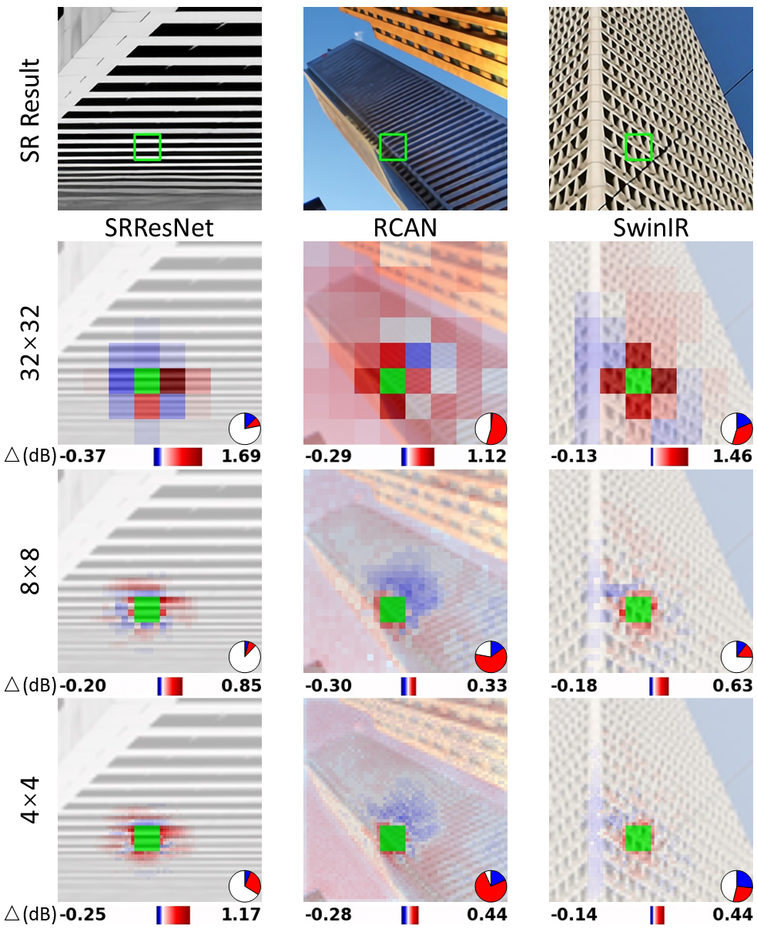
#> input picture Different_size_Rebuttal.png, 757 x 932 px, shrunk from 983 x 1209 before the run; its folder holds only this picture in this run
$ python -i utils.py   (imports and definitions only)
#> lines starting #> are read from the running program, lines starting #| are printed output that depends on the picture
import os,re
from PIL import Image
import torchvision
import random
import cv2
import numpy as np

IMG_EXTENSIONS = ['jpg', 'jpeg', 'png', 'ppm', 'bmp', 'pgm']

# [6 lines left out: function extract_first_number_from_image_name, not called in this run]

class RainGenerator:
    rain_cfg_dict = {
        "small": {
            "amount": [0.002, 0.004],
            "width": [1, 3],
            "prob": [0.5, 0.5],
            "length": [25, 35],
            "angle": [-10, 10],
        },
        "medium": {
            "amount": [0.005, 0.007],
            "width": [3, 5, 7],
            "prob": [0.25, 0.5, 0.25],
            "length": [35, 45],
            "angle": [-30, 30],
        },
        "large": {
            "amount": [0.008, 0.010],
            "width": [7, 9],
            "prob": [0.5, 0.5],
            "length": [45, 55],
            "angle": [-60, 60],
        },
        "random": {
            "amount": [0.002, 0.010],
            "width": [1, 3, 5, 7, 9],
            "prob": [0.2, 0.2, 0.2, 0.2, 0.2],
            "length": [25, 55],
            "angle": [-60, 60],
        },
    }

    def __init__(self, seed=None, beta=[0.6, 1.0], rain_types=["medium"], rain_cfg=None):
        self.seed = seed
        self.rain_types = rain_types
        self.rain_cfg = rain_cfg
        self.beta = beta
        self._set_seed()

    def _set_seed(self):
        if self.seed is not None:
            np.random.seed(self.seed)
            random.seed(self.seed)
            cv2.setRNGSeed(self.seed)

    def __call__(self, img):
        if self.rain_types:
            assert (
                self.rain_cfg is None
            ), "rain_cfg must be null as rain_types are given"
            rain_type = random.choice(self.rain_types)
        else:
            assert self.rain_cfg, "rain_cfg must be given as rain_types are null"
            rain_type = None
        beta = np.random.uniform(self.beta[0], self.beta[1])
        rain,img_rain = self.add_rain(img, beta, rain_type, self.rain_cfg)
        return beta, rain, img_rain

    def get_noise(self, img, amount):
        """
        生成噪声图像
        >>> 输入:
            img: 图像
            amount: 大小控制雨滴的多少
        >>> 输出:
            图像大小的模糊噪声图像
        """

        noise = np.random.uniform(0, 256, img.shape[0:2])
        # 控制噪声水平，取浮点数，只保留最大的一部分作为噪声
        v = 256 - amount * 256  # 百分之多少的像素是雨的中心
        noise[np.where(noise < v)] = 0
        # 噪声做初次模糊
        k = np.array([[0, 0.1, 0], [0.1, 8, 0.1], [0, 0.1, 0]])
        noise = cv2.filter2D(noise, -1, k)
        return noise

    def get_rain_blur(self, noise, length=10, angle=0, width=1):
        """
        将噪声加上运动模糊以模仿雨滴
        >>> 输入:
            noise: 输入噪声图, shape = img.shape[0:2]
            length: 对角矩阵大小, 表示雨滴的长度
            angle: 倾斜的角度, 逆时针为正
            width: 雨滴大小
        >>> 输出:
            带模糊的噪声
        """

        # 由于对角阵自带45度的倾斜，逆时针为正，所以加了-45度的误差，保证开始为正
        trans = cv2.getRotationMatrix2D(
            ((length - 1) / 2, (length - 1) / 2), angle - 45, 1
        )
        dig = np.diag(np.ones(length))  # 生成对焦矩阵
        k = cv2.warpAffine(dig, trans, (length, length))  # 生成模糊核
        k = cv2.GaussianBlur(k, (width, width), 0)  # 高斯模糊这个旋转后的对角核，使得雨有宽度

        # k = k / length  # 是否归一化

        blurred = cv2.filter2D(noise, -1, k)  # 用刚刚得到的旋转后的核，进行滤波

        # 转换到0-255区间
        cv2.normalize(blurred, blurred, 0, 255, cv2.NORM_MINMAX)
        blurred = np.array(blurred, dtype=np.uint8)

        rain = np.expand_dims(blurred, 2)
        blurred = np.repeat(rain, 3, 2)

        return blurred

    def add_rain(self, img, beta, rain_type, rain_cfg):
        """
        在一张图像中加入雨
        >>> 输入:
            img: 图像
            rain_type: 雨的类型
            beta: 雨的权重
        >>> 输出:
            rain: 雨图
            img_rain: 带雨的图像
        """
        if rain_type:
            assert rain_cfg is None, "rain_cfg must be null as rain_type is given"
            rain_cfg = self.rain_cfg_dict[rain_type]
        amount = rain_cfg["amount"]
        width = rain_cfg["width"]
        prob = rain_cfg["prob"]
        length = rain_cfg["length"]
        # for angle:
        # option 1: [lower, upper]
        # option 2: [[lower1, upper1], [lower2, upper2], ...]
        angle = rain_cfg["angle"]
        if not isinstance(angle[0], int):
            angle = random.choice(angle)

        amount = np.random.uniform(amount[0], amount[1])  # 雨线数目, [0, 1]
        width = np.random.choice(width, p=prob)  # 粗细
        length = np.random.randint(length[0], length[1] + 1)  # 长度
        angle = np.random.randint(angle[0], angle[1] + 1)  # 角度

        noise = self.get_noise(img, amount=amount)
        rain = self.get_rain_blur(noise, length=length, angle=angle, width=width)
        img_rain = cv2.addWeighted(img, 1, rain, beta=beta, gamma=0)

        return rain, img_rain


# [23 lines left out: functions set_val_seed, get_mask, not called in this run]


def mkdir(path):
    if not os.path.exists(path):
        os.makedirs(path)


# [23 lines left out: functions pil_loader, load_as_tensor, not called in this run]


def PIL2Tensor(pil_image):
    return torchvision.transforms.functional.to_tensor(pil_image)


# [28 lines left out: functions Tensor2PIL, _is_image_file, image_files, not called in this run]


def split_to_batches(l, n):
    for i in range(0, len(l), n):
        yield l[i:i + n]


# [34 lines left out: functions _sigmoid_to_tanh, _tanh_to_sigmoid, _add_batch_one, _remove_batch, not called in this run]

def mod_crop(tensor, scale=4):
    B, C, H, W = tensor.shape
    return tensor[:, :, :H-H % scale, :W-W % scale]

>>> import cv2
>>> picture = cv2.imread('../../Different_size_Rebuttal.png')
#> picture is the input picture: shape (932, 757, 3); mean B, G, R 198, 196.8, 203.2
>>> result = RainGenerator()(picture)
#> in add_rain, `noise = self.get_noise(img, amount=amount)`:
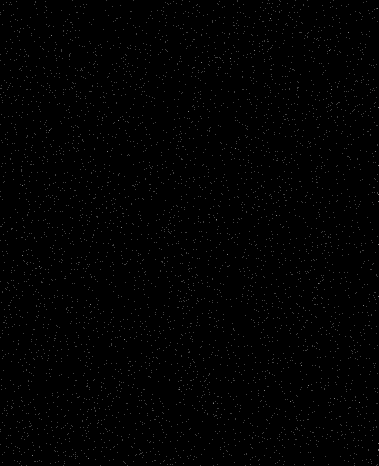
#> noise: shape (932, 757) float64 (shown at 1/2 size); min 0, max 2073.3, mean 14; drawn with min black and max white
#> in get_rain_blur, `blurred = cv2.filter2D(noise, -1, k)`:
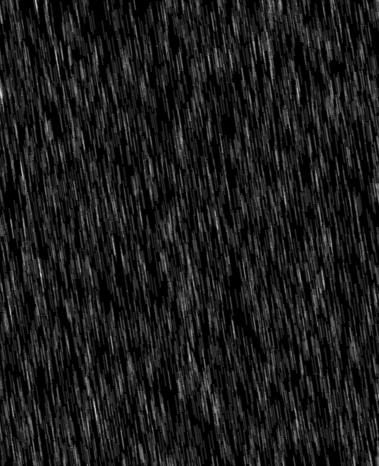
#> blurred: shape (932, 757) float64 (shown at 1/2 size); min -6.82e-13, max 3566.9, mean 382.4; drawn with min black and max white
#> in add_rain, `img_rain = cv2.addWeighted(img, 1, rain, beta=beta, gamma=0)`:
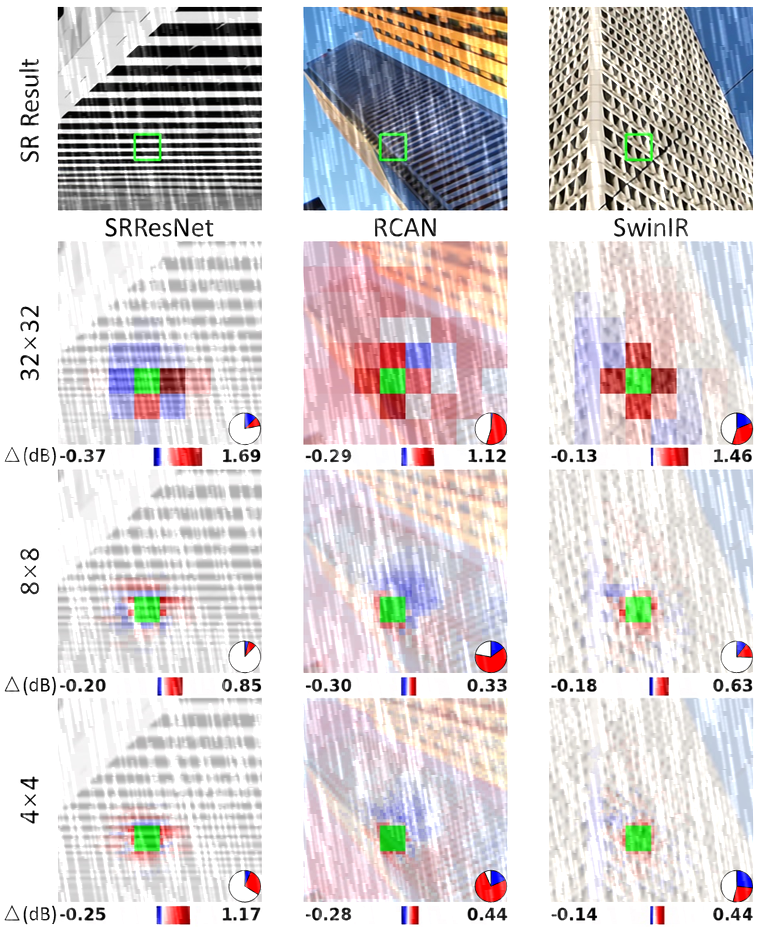
#> img_rain: shape (932, 757, 3); mean B, G, R 211.7, 210.7, 216.2

$ run again, on Flickr.png
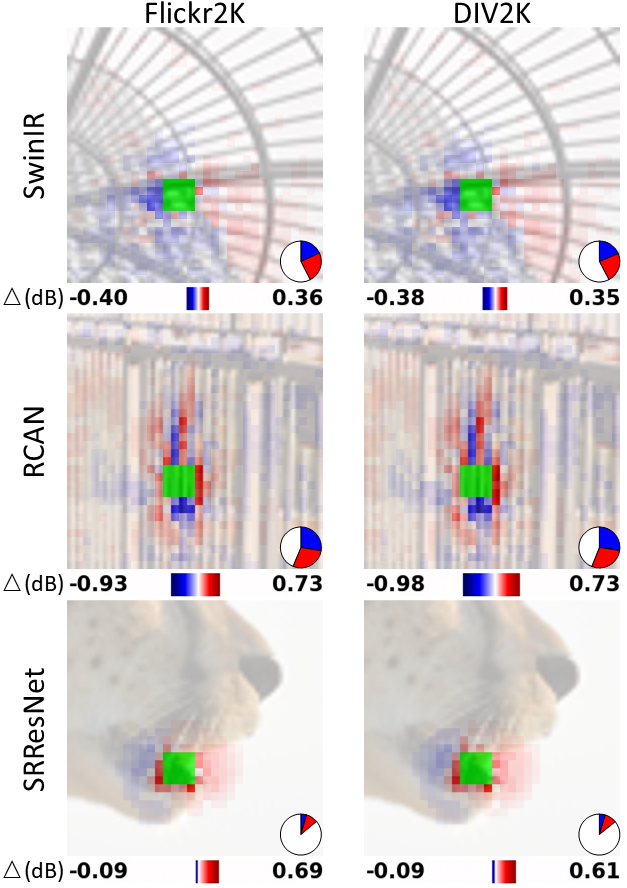
#> input picture Flickr.png, 627 x 888 px
#> picture is the input picture: shape (888, 627, 3); mean B, G, R 215.2, 215.5, 220.6
#> in get_rain_blur, `blurred = cv2.filter2D(noise, -1, k)`:
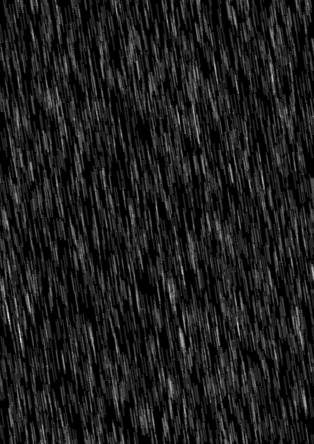
#> blurred: shape (888, 627) float64 (shown at 1/2 size); min -6.82e-13, max 3318.1, mean 379.7; drawn with min black and max white
#> in add_rain, `img_rain = cv2.addWeighted(img, 1, rain, beta=beta, gamma=0)`:
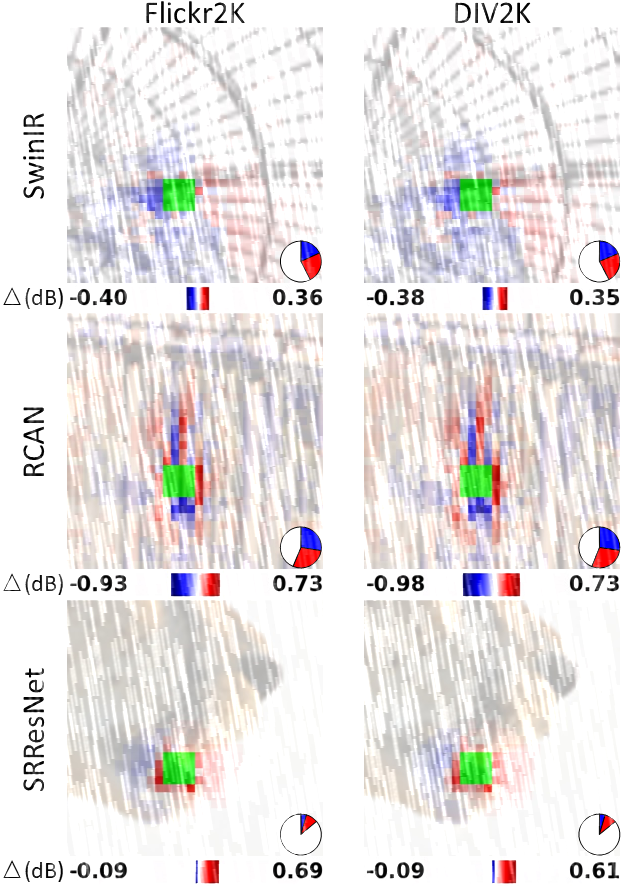
#> img_rain: shape (888, 627, 3); mean B, G, R 228.3, 228.6, 232.5

$ run again, on colorbar.png
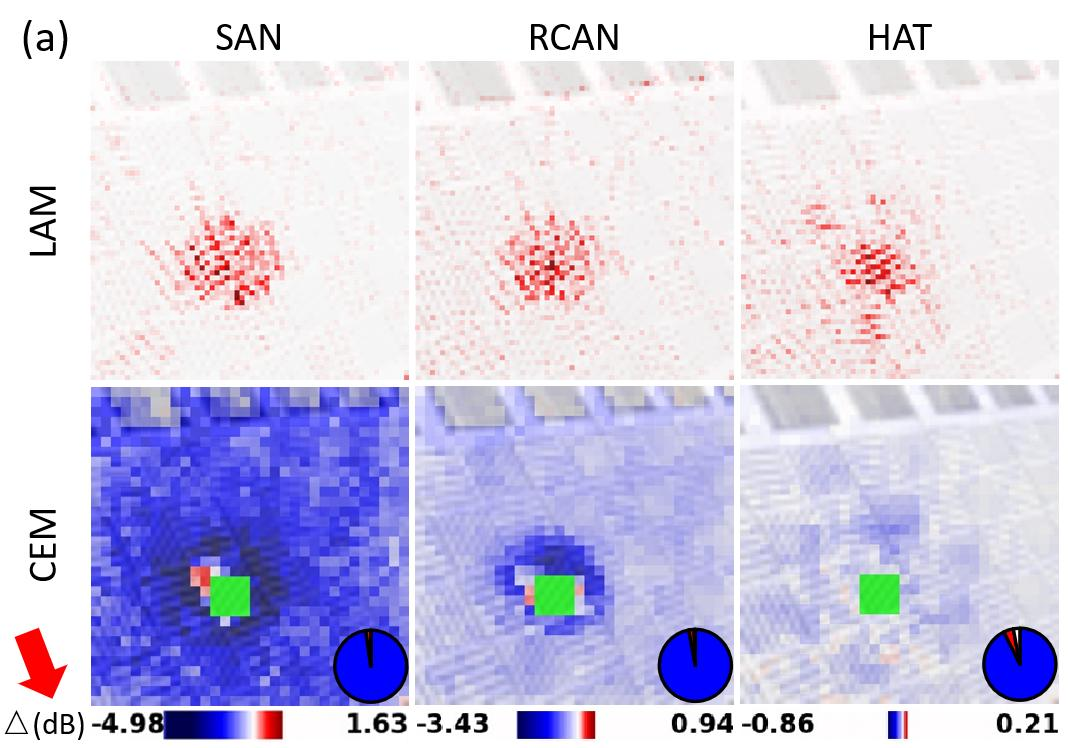
#> input picture colorbar.png, 1068 x 748 px
#> picture is the input picture: shape (748, 1068, 3); mean B, G, R 230.7, 203.6, 207.5
#> in get_rain_blur, `blurred = cv2.filter2D(noise, -1, k)`:
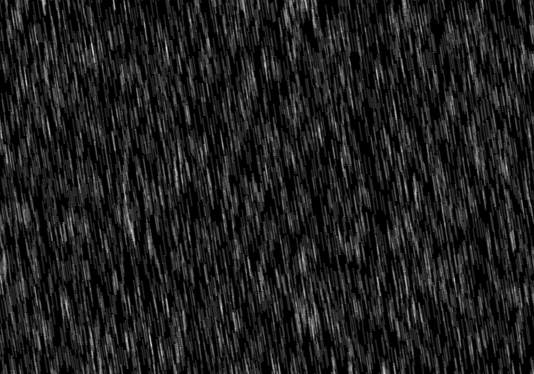
#> blurred: shape (748, 1068) float64 (shown at 1/2 size); min -6.82e-13, max 3177.7, mean 381.4; drawn with min black and max white
#> in add_rain, `img_rain = cv2.addWeighted(img, 1, rain, beta=beta, gamma=0)`:
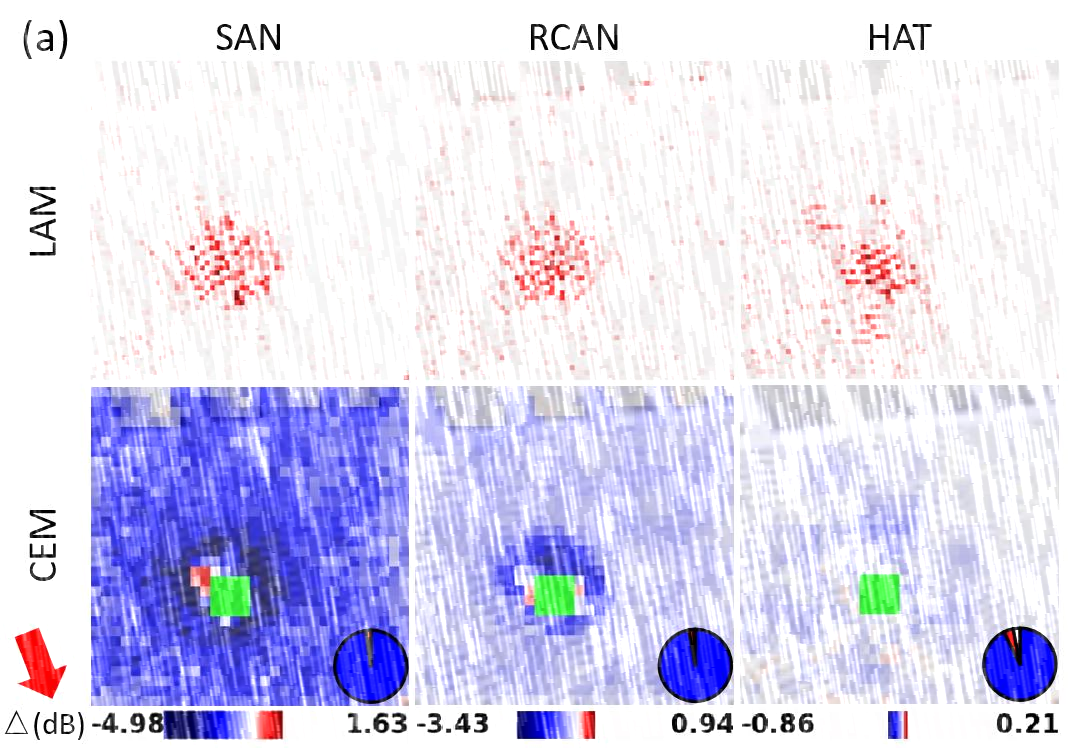
#> img_rain: shape (748, 1068, 3); mean B, G, R 240.8, 217, 219.4
